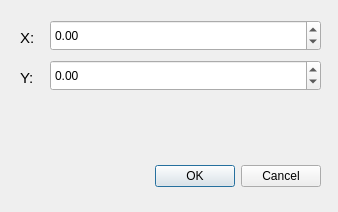
<?xml version="1.0" encoding="UTF-8"?>
<ui version="4.0">
 <class>addPoint</class>
 <widget class="QDialog" name="addPoint">
  <property name="geometry">
   <rect>
    <x>0</x>
    <y>0</y>
    <width>338</width>
    <height>212</height>
   </rect>
  </property>
  <property name="windowTitle">
   <string>Add point</string>
  </property>
  <widget class="QDialogButtonBox" name="buttonBox">
   <property name="geometry">
    <rect>
     <x>-20</x>
     <y>160</y>
     <width>341</width>
     <height>32</height>
    </rect>
   </property>
   <property name="orientation">
    <enum>Qt::Horizontal</enum>
   </property>
   <property name="standardButtons">
    <set>QDialogButtonBox::Cancel|QDialogButtonBox::Ok</set>
   </property>
  </widget>
  <widget class="QDoubleSpinBox" name="doubleSpinBoxX">
   <property name="geometry">
    <rect>
     <x>50</x>
     <y>20</y>
     <width>271</width>
     <height>31</height>
    </rect>
   </property>
   <property name="minimum">
    <double>-100.000000000000000</double>
   </property>
   <property name="maximum">
    <double>100.000000000000000</double>
   </property>
  </widget>
  <widget class="QDoubleSpinBox" name="doubleSpinBoxY">
   <property name="geometry">
    <rect>
     <x>50</x>
     <y>60</y>
     <width>271</width>
     <height>31</height>
    </rect>
   </property>
   <property name="minimum">
    <double>-100.000000000000000</double>
   </property>
   <property name="maximum">
    <double>100.000000000000000</double>
   </property>
  </widget>
  <widget class="QLabel" name="label">
   <property name="geometry">
    <rect>
     <x>20</x>
     <y>30</y>
     <width>21</width>
     <height>16</height>
    </rect>
   </property>
   <property name="font">
    <font>
     <pointsize>11</pointsize>
    </font>
   </property>
   <property name="text">
    <string>X:</string>
   </property>
  </widget>
  <widget class="QLabel" name="label_2">
   <property name="geometry">
    <rect>
     <x>20</x>
     <y>70</y>
     <width>21</width>
     <height>16</height>
    </rect>
   </property>
   <property name="font">
    <font>
     <pointsize>11</pointsize>
    </font>
   </property>
   <property name="text">
    <string>Y:</string>
   </property>
  </widget>
 </widget>
 <resources/>
 <connections>
  <connection>
   <sender>buttonBox</sender>
   <signal>accepted()</signal>
   <receiver>addPoint</receiver>
   <slot>accept()</slot>
   <hints>
    <hint type="sourcelabel">
     <x>248</x>
     <y>254</y>
    </hint>
    <hint type="destinationlabel">
     <x>157</x>
     <y>274</y>
    </hint>
   </hints>
  </connection>
  <connection>
   <sender>buttonBox</sender>
   <signal>rejected()</signal>
   <receiver>addPoint</receiver>
   <slot>reject()</slot>
   <hints>
    <hint type="sourcelabel">
     <x>316</x>
     <y>260</y>
    </hint>
    <hint type="destinationlabel">
     <x>286</x>
     <y>274</y>
    </hint>
   </hints>
  </connection>
 </connections>
</ui>
